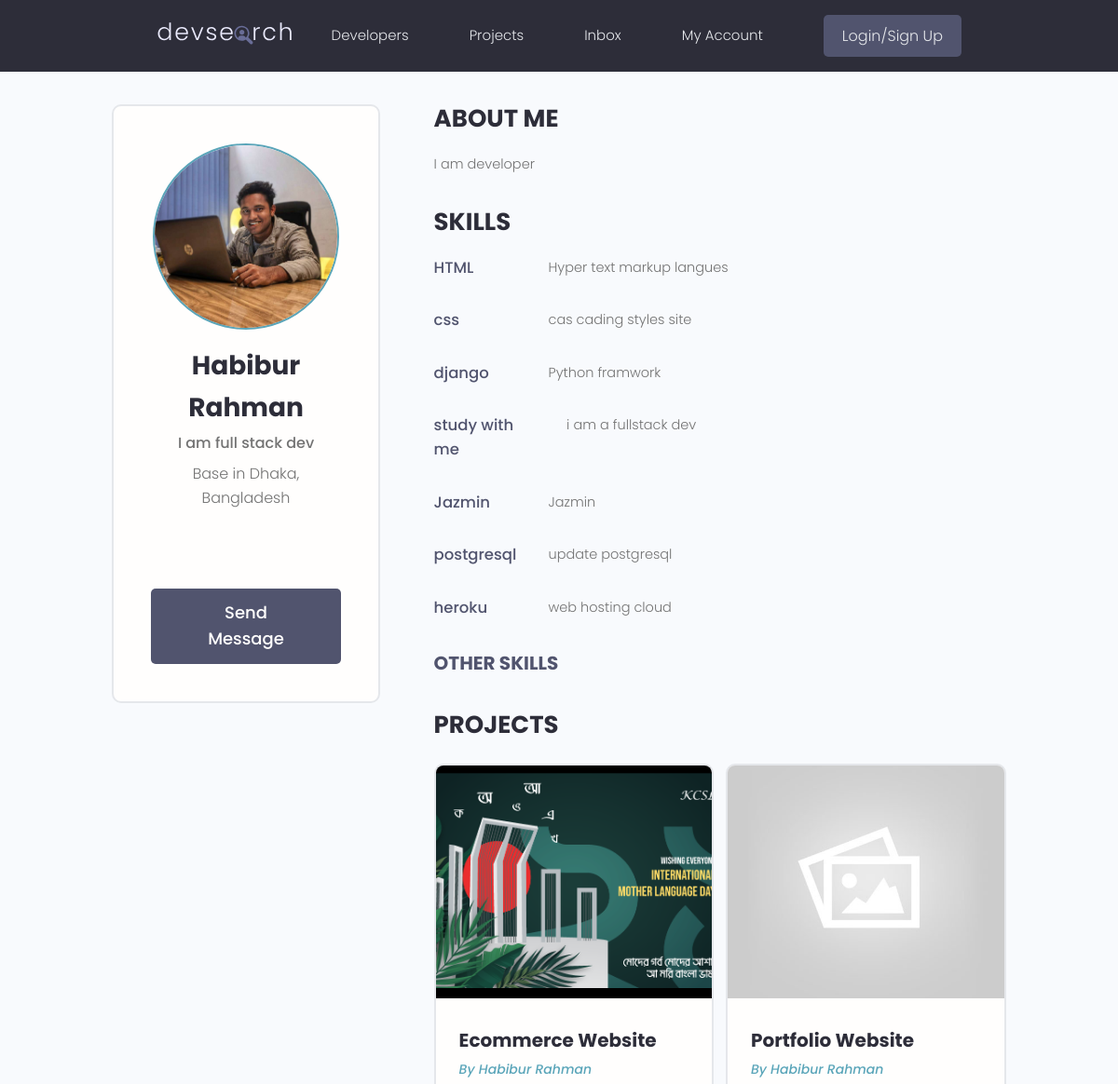
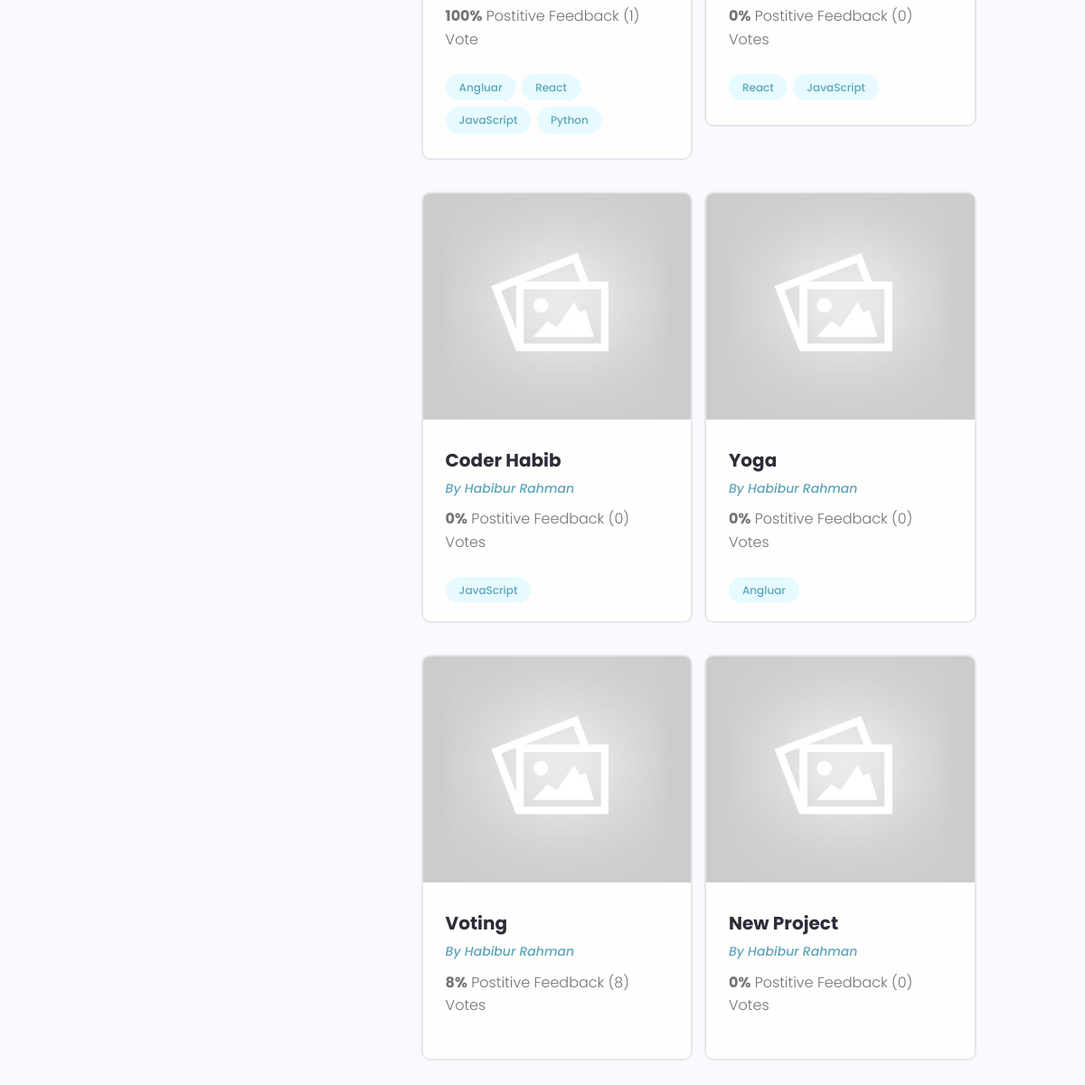
Before: /profile/fa797bfb-c1fc-485c-90c1-994846bb4d0c/ with the older database file (2 pictures, top to bottom).
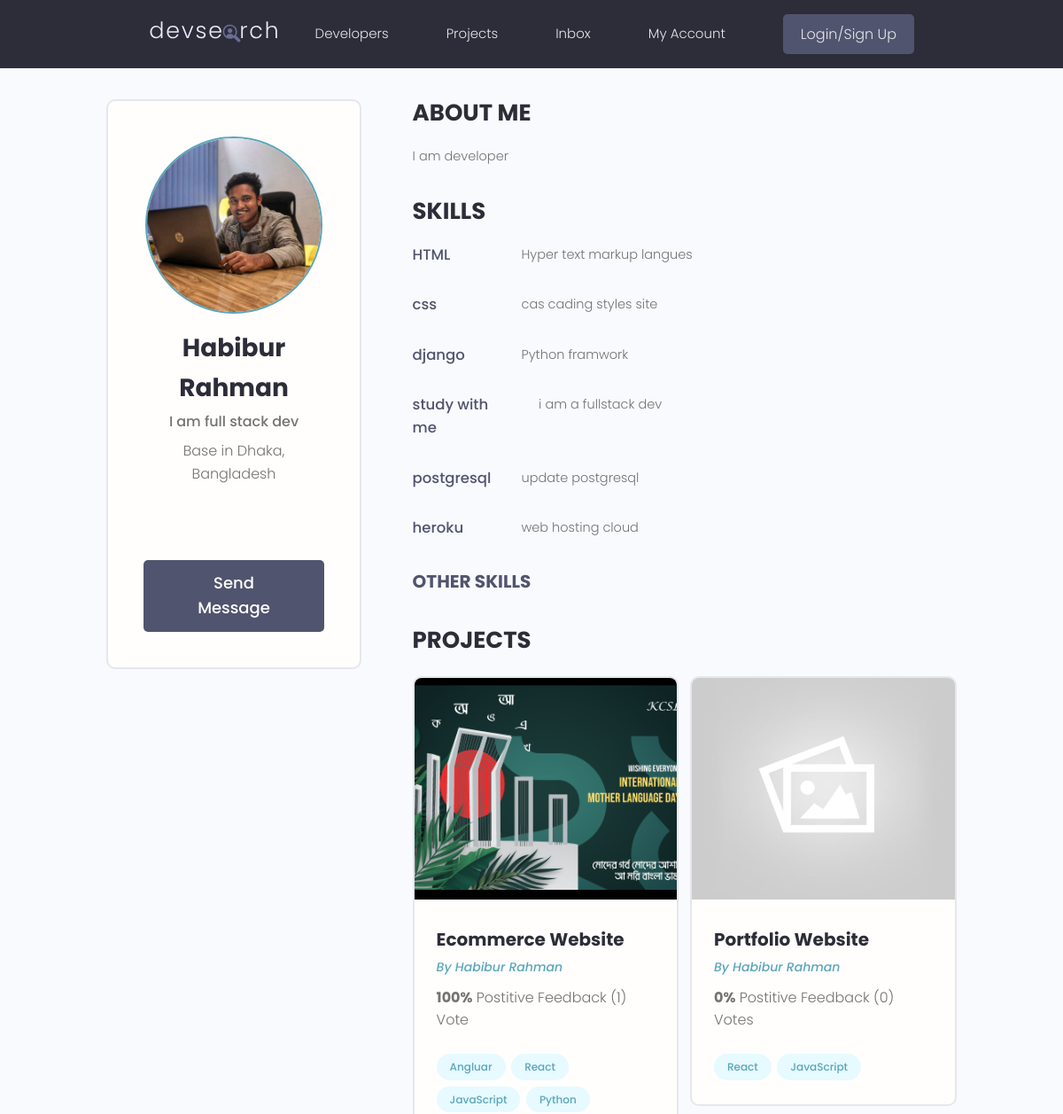
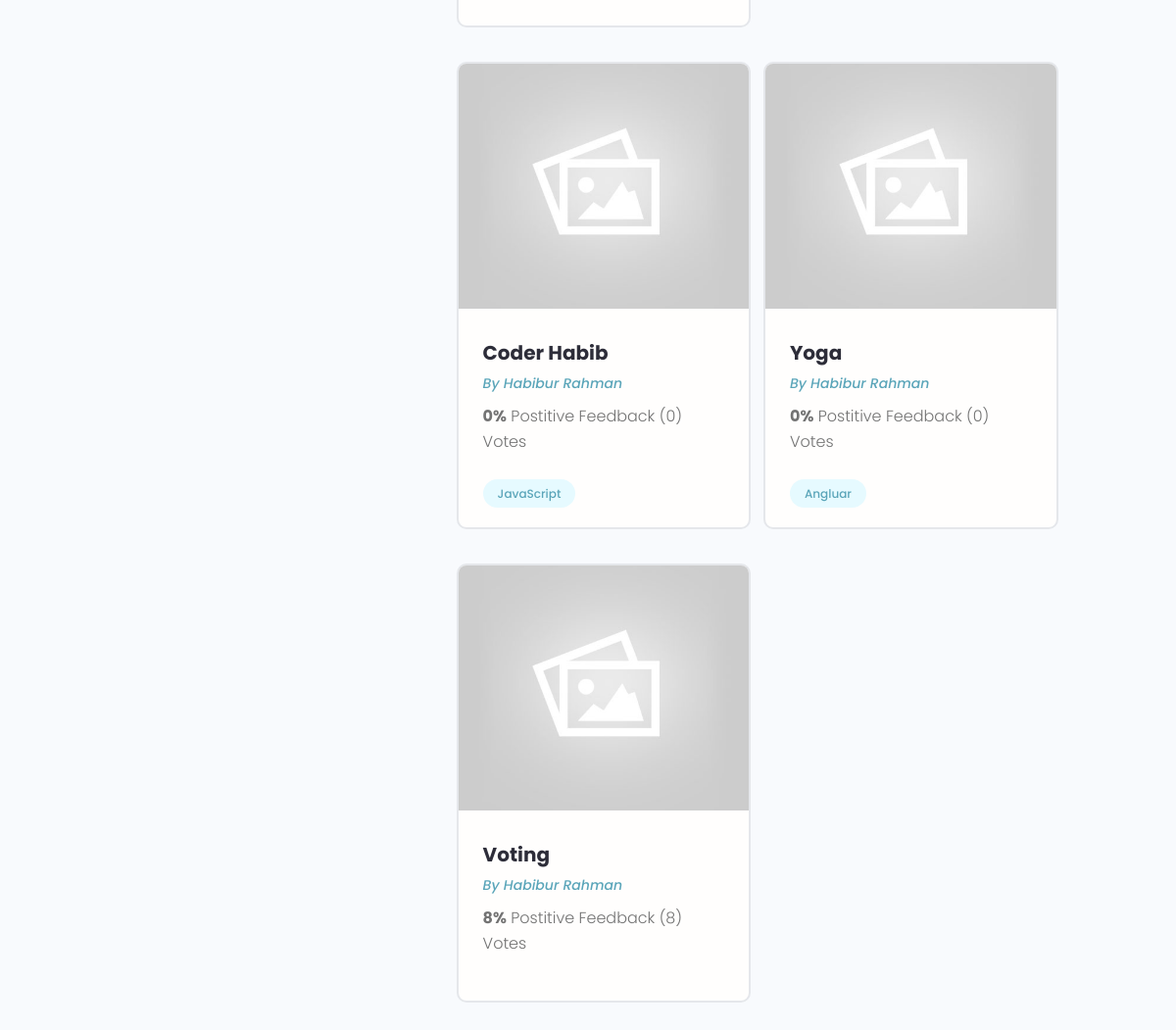
After: the same page with the newer database file (2 pictures, top to bottom).
### users/models.py (models this page shows, shortened)
class Skill(models.Model):
    owner = models.ForeignKey(Profile, on_delete=models.CASCADE, null=True, blank=True)
    name = models.CharField(max_length=200, blank=True, null=True)
    description = models.TextField(blank=True, null=True)
    created = models.DateField(auto_now_add=True)
    id = models.UUIDField(default=uuid.uuid4, unique=True, primary_key=True, editable=False)

class Profile(models.Model):
    user = models.OneToOneField(User, on_delete=models.CASCADE, null=True, blank=True)
    name = models.CharField(max_length=200, blank=True, null=True)
    email = models.EmailField(max_length=500, blank=True, null=True)
    username = models.CharField(max_length=200, blank=True, null=True)
    location = models.CharField(max_length=200, blank=True, null=True)
    short_intro = models.CharField(max_length=200, blank=True, null=True)
    bio = models.TextField(blank=True, null=True)
    profile_image = models.ImageField(null=True, blank=True, upload_to='profiles/', default='profiles/user-default.png')
    social_github = models.CharField(max_length=200, blank=True, null=True)
    social_twitter = models.CharField(max_length=200, blank=True, null=True)
    social_linkedin = models.CharField(max_length=200, blank=True, null=True)
    social_youtube = models.CharField(max_length=200, blank=True, null=True)
    social_website = models.CharField(max_length=200, blank=True, null=True)
    created = models.DateField(auto_now_add=True)
    id = models.UUIDField(default=uuid.uuid4, unique=True, primary_key=True, editable=False)

### projects/models.py (models this page shows, shortened)
class Project(models.Model):
    owner = models.ForeignKey(Profile,null= True, on_delete=models.SET_NULL)
    title = models.CharField(max_length=200)
    description = models.TextField(null=True, blank=True)
    featured_image = models.ImageField(null=True, blank=True,default="default.jpg")
    demo_link = models.CharField(max_length=2000, null=True, blank=True)
    source_link = models.CharField(max_length=2000, null=True, blank=True)
    tags = models.ManyToManyField('Tag', blank=True)
    vote_total = models.IntegerField(default=0, null=True, blank=True)
    vote_ratio = models.IntegerField(default=0, null=True, blank=True)
    created = models.DateField(auto_now_add=True)
    id = models.UUIDField(default=uuid.uuid4, unique=True, primary_key=True, editable=False)
    class Meta:
        ordering = ['created']

class Tag(models.Model):
    name = models.CharField(max_length=200)
    created = models.DateField(auto_now_add=True)
    id = models.UUIDField(default=uuid.uuid4, unique=True, primary_key=True, editable=False)
    def __str__(self):
        return self.name

### users/views.py (the view)
# urls.py: path('profile/<str:pk>/', views.userProfile, name='user-profiles'),
def userProfile(request, pk):
    profile = Profile.objects.get(id=pk)
    topSkills = profile.skill_set.exclude(description__exact="")
    otherSkills = profile.skill_set.filter(description="")
    context = {'profile': profile, 'topSkills': topSkills, 'otherSkills': otherSkills}
    return render(request, 'users/user-profile.html', context)

### users/templates/users/user-profile.html (shortened to what this page needs)
{% extends 'main.html' %}
{% block content %}
<main class="profile my-md">
    <div class="container">
      <div class="layout">
        <div class="column column--1of3">
          <div class="card text-center">
            <div class="card__body dev">
              <img class="avatar avatar--xl" src="{{profile.profile_image.url}}" />
              <h2 class="dev__name">{{profile.name}}</h2>
              <p class="dev__title">{{profile.short_intro}}</p>
              <p class="dev__location">Base in {{profile.location}}</p>
              <ul class="dev__social">
              </ul>
              <a href="#" class="btn btn--sub btn--lg">Send Message </a>
            </div>
          </div>
        </div>
        <div class="column column--2of3">
          <div class="devInfo">
            <h3 class="devInfo__title">About Me</h3>
            <p class="devInfo__about">{{profile.bio}}</p>
          </div>
          <div class="devInfo">
            <h3 class="devInfo__title">Skills</h3>
            <div class="devInfo__skills">
                {% for skill in topSkills %}
              <div class="devSkill">
                <h4 class="devSkill__title">{{skill.name}}</h4>
                <p class="devSkill__info">{{skill.description}}</p>
              </div>
              {% endfor %}
              <h3 class="devInfo__subtitle">Other Skills</h3>
            </div>
          </div>
          <div class="devInfo">
            <h3 class="devInfo__title">Projects</h3>
            <div class="grid grid--two">
              {% for project in profile.project_set.all %}
              <div class="column">
                <div class="card project">
                  <a href="{% url 'single-projects' project.id %}" class="project">
                    <img class="project__thumbnail" src="{{project.featured_image.url}}" alt="project thumbnail" />
                    <div class="card__body">
                      <h3 class="project__title">{{project.title}}</h3>
                      <p><a class="project__author" href="{% url 'user-profiles' project.owner.id %}">By {{project.owner.name}}</a></p>
                      <p class="project--rating">
                        <span style="font-weight: bold;">{{project.vote_ratio}}%</span> Postitive
                        Feedback ({{project.vote_total}}) Vote{{project.vote_total|pluralize:"s"}}
                      </p>
                      <div class="project__tags">
                        {% for tag in project.tags.all %}
                        <span class="tag tag--pill tag--main">
                          <small>{{tag}}</small>
                        </span>
                        {% endfor %}
                      </div>
                    </div>
                  </a>
                </div>
              </div>
              {% endfor %}
            </div>
          </div>
        </div>
      </div>
    </div>
  </main>
{% endblock %}

Changed rows visible on the page:
removed Skill: name "Jazmin", description "Jazmin"
removed Project: featured_image (placeholder picture), title "New Project", owner.name "Habibur Rahman", vote_ratio "0", vote_total "0"
